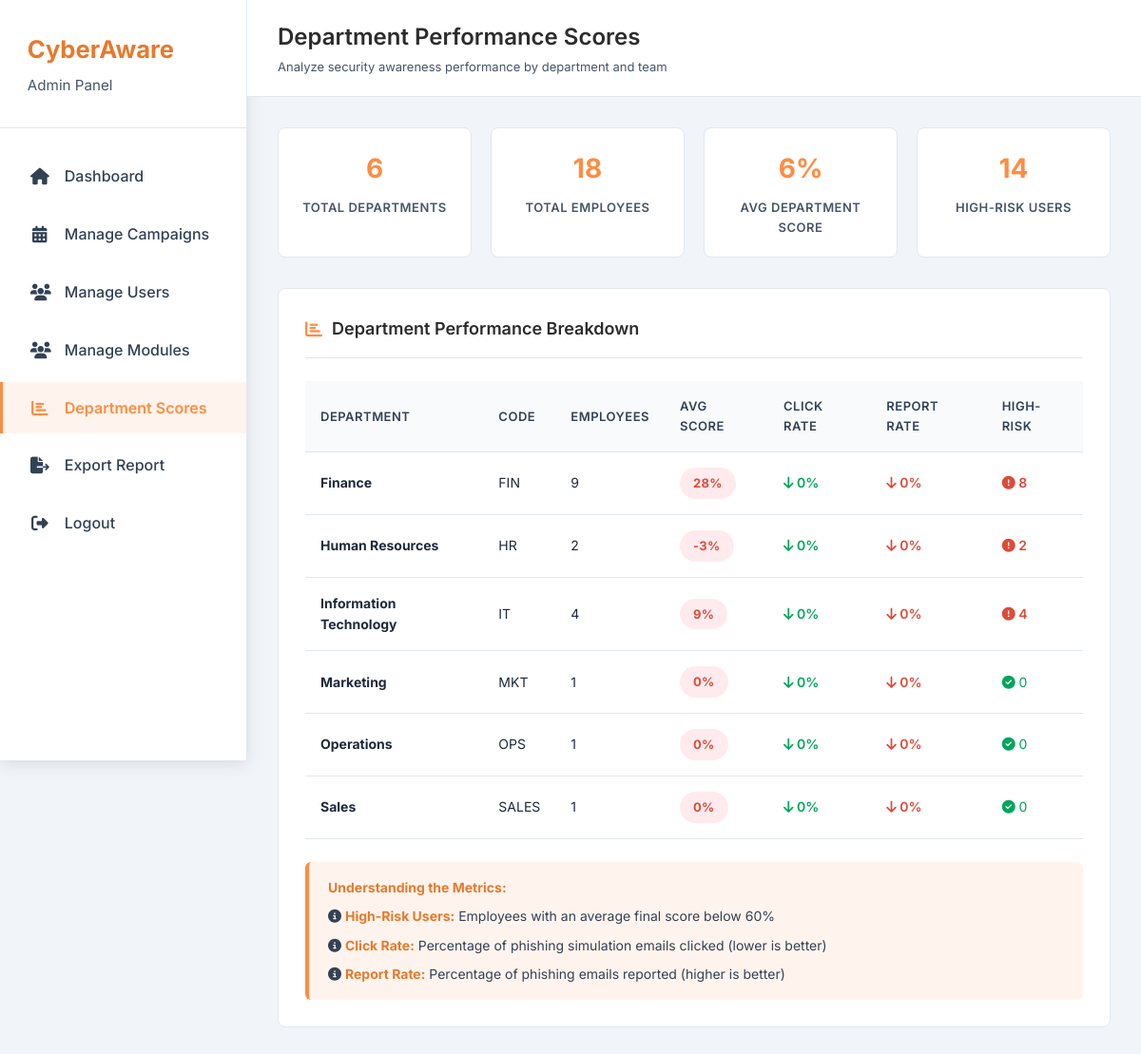
The page /admin/department-scores.php (signed in) on the database its author committed.
### tables this page shows
CREATE TABLE `departments` (
  `id` int(11) NOT NULL,
  `name` varchar(100) NOT NULL,
  `code` varchar(20) DEFAULT NULL,
  `manager_user_id` int(11) DEFAULT NULL,
  `parent_id` int(11) DEFAULT NULL,
  `created_at` datetime DEFAULT current_timestamp()
);

### admin/department-scores.php (the view, shortened to what this page needs)
<?php
$pdo = getDBConnection();
$stmt = $pdo->query("
    SELECT
        d.id,
        d.name,
        d.code,
        COUNT(u.id) as total_employees,
        AVG(ts.final_score) as avg_score,
        COUNT(ta.id) as total_actions,
        SUM(CASE WHEN ta.action_type = 'click' THEN 1 ELSE 0 END) as clicks,
        SUM(CASE WHEN ta.action_type = 'report' THEN 1 ELSE 0 END) as reports,
        SUM(CASE WHEN ts.final_score < 60 THEN 1 ELSE 0 END) as high_risk_count
    FROM departments d
    LEFT JOIN users u ON d.id = u.department_id AND u.role = 'trainee' AND u.is_active = 1
    LEFT JOIN training_sessions ts ON u.id = ts.user_id
    LEFT JOIN training_actions ta ON ts.id = ta.session_id AND ts.module_id = 1  -- phishing module
    GROUP BY d.id, d.name, d.code
    ORDER BY d.name
");
$departments = $stmt->fetchAll(PDO::FETCH_ASSOC);
?>
<!DOCTYPE html>
<html lang="en">
<head>
    <link rel="stylesheet" href="https://cdnjs.cloudflare.com/ajax/libs/font-awesome/6.4.0/css/all.min.css">
</head>
<body>
    <?php include 'admin-sidebar.php'; ?>
    <main class="main-content">
        <header class="header">
            <div>
                <h2 class="page-title">Department Performance Scores</h2>
                <p class="page-subtitle">Analyze security awareness performance by department and team</p>
            </div>
        </header>
        <div class="container">
            <?php
            $total_depts = count($departments);
            $total_employees = array_sum(array_column($departments, 'total_employees'));
            $avg_dept_score = $total_depts > 0 ? round(array_sum(array_column($departments, 'avg_score')) / $total_depts) : 0;
            $total_high_risk = array_sum(array_column($departments, 'high_risk_count'));
            ?>
            <div class="summary-grid">
                <div class="summary-card">
                    <div class="summary-value"><?= $total_depts ?></div>
                    <div class="summary-label">Total Departments</div>
                </div>
                <div class="summary-card">
                    <div class="summary-value"><?= number_format($total_employees) ?></div>
                    <div class="summary-label">Total Employees</div>
                </div>
                <div class="summary-card">
                    <div class="summary-value"><?= $avg_dept_score ?>%</div>
                    <div class="summary-label">Avg Department Score</div>
                </div>
                <div class="summary-card">
                    <div class="summary-value"><?= $total_high_risk ?></div>
                    <div class="summary-label">High-Risk Users</div>
                </div>
            </div>
            <div class="card">
                <div class="card-header">
                    <h3 class="card-title">
                        <i class="fas fa-chart-bar"></i>
                        Department Performance Breakdown
                    </h3>
                </div>
                <?php if (empty($departments)): ?>
                    <div class="empty-state">
                        <i class="fas fa-building"></i>
                        <p>No departments found</p>
                        <small>No training data available yet</small>
                    </div>
                <?php else: ?>
                <div class="table-wrapper">
                    <table>
                        <thead>
                            <tr>
                                <th>Department</th>
                                <th>Code</th>
                                <th>Employees</th>
                                <th>Avg Score</th>
                                <th>Click Rate</th>
                                <th>Report Rate</th>
                                <th>High-Risk</th>
                            </tr>
                        </thead>
                        <tbody>
                            <?php foreach ($departments as $dept):
                                $employees = $dept['total_employees'] ?? 0;
                                $avg_score = $dept['avg_score'] !== null ? round($dept['avg_score']) : 0;
                                $total_actions = $dept['total_actions'] ?? 0;
                                $click_rate = $total_actions > 0 ? round(($dept['clicks'] ?? 0) / $total_actions * 100, 1) : 0;
                                $report_rate = $total_actions > 0 ? round(($dept['reports'] ?? 0) / $total_actions * 100, 1) : 0;
                                $high_risk = $dept['high_risk_count'] ?? 0;
                                $score_class = $avg_score >= 80 ? 'high' : ($avg_score >= 60 ? 'medium' : 'low');
                                $click_class = $click_rate > 15 ? 'rate-bad' : 'rate-good';
                                $report_class = $report_rate > 20 ? 'rate-good' : 'rate-bad';
                            ?>
                            <tr>
                                <td><strong><?= htmlspecialchars($dept['name']) ?></strong></td>
                                <td><?= htmlspecialchars($dept['code'] ?? '-') ?></td>
                                <td><?= number_format($employees) ?></td>
                                <td>
                                    <span class="score-badge score-<?= $score_class ?>">
                                        <?= $avg_score ?>%
                                    </span>
                                </td>
                                <td class="<?= $click_class ?>">
                                    <i class="fas fa-<?= $click_rate > 15 ? 'arrow-up' : 'arrow-down' ?>"></i>
                                    <?= $click_rate ?>%
                                </td>
                                <td class="<?= $report_class ?>">
                                    <i class="fas fa-<?= $report_rate > 20 ? 'arrow-up' : 'arrow-down' ?>"></i>
                                    <?= $report_rate ?>%
                                </td>
                                <td>
                                    <?php if ($high_risk > 0): ?>
                                        <span style="color: var(--danger); font-weight: 600;">
                                            <i class="fas fa-exclamation-circle"></i> <?= $high_risk ?>
                                        </span>
                                    <?php else: ?>
                                        <span style="color: var(--success);">
                                            <i class="fas fa-check-circle"></i> 0
                                        </span>
                                    <?php endif; ?>
                                </td>
                            </tr>
                            <?php endforeach; ?>
                        </tbody>
                    </table>
                </div>
                <?php endif; ?>
                <div class="info-box">
                    <p><strong>Understanding the Metrics:</strong></p>
                    <p><i class="fas fa-info-circle"></i> <strong>High-Risk Users:</strong> Employees with an average final score below 60%</p>
                    <p><i class="fas fa-info-circle"></i> <strong>Click Rate:</strong> Percentage of phishing simulation emails clicked (lower is better)</p>
                    <p><i class="fas fa-info-circle"></i> <strong>Report Rate:</strong> Percentage of phishing emails reported (higher is better)</p>
                </div>
            </div>
        </div>
    </main>
</body>
</html>

### admin/department-scores.php (style rules this page uses)
:root { --primary: #FF8C42; --primary-dark: #E67A2E; --primary-light: #FFF4ED; --primary-lighter: #FFEAD9; --success: #00A65A; --warning: #F39C12; --danger: #DD4B39; --dark: #2C2C2C; --gray-50: #f8fafc; --gray-100: #f1f5f9; --gray-200: #e2e8f0; --gray-300: #D4D4D4; --gray-400: #B8B8B8; --gray-500: #9E9E9E; --gray-600: #475569; --gray-700: #334155; --gray-800: #1e293b; --white: #FFFFFF; --sidebar-width: 260px; --shadow-sm: 0 1px 2px 0 rgba(0, 0, 0, 0.05); --shadow-md: 0 4px 16px rgba(0,0,0,0.1); --shadow-lg: 0 10px 15px -3px rgba(0, 0, 0, 0.1); --radius: 12px; }
* { margin: 0; padding: 0; box-sizing: border-box; }
body { font-family: 'Inter', -apple-system, BlinkMacSystemFont, 'Segoe UI', sans-serif; background: var(--gray-100); color: var(--dark); line-height: 1.6; }
.main-content { margin-left: var(--sidebar-width); min-height: 100vh; }
.header { background: var(--white); border-bottom: 1px solid var(--gray-200); padding: 20px 32px; position: sticky; top: 0; z-index: 100; }
.page-title { font-size: 24px; font-weight: 600; color: var(--dark); }
.page-subtitle { font-size: 13px; color: var(--gray-600); margin-top: 2px; font-weight: 400; }
.container { padding: 32px; width: 100%; }
.card { background: var(--white); border: 1px solid var(--gray-200); border-radius: 8px; padding: 28px; margin-bottom: 32px; }
.card-header { margin-bottom: 24px; padding-bottom: 16px; border-bottom: 1px solid var(--gray-200); }
.card-title { font-size: 18px; font-weight: 600; color: var(--dark); display: flex; align-items: center; gap: 10px; }
.card-title i { color: var(--primary); }
.table-wrapper { overflow-x: auto; }
table { width: 100%; border-collapse: collapse; }
th, td { padding: 16px; text-align: left; border-bottom: 1px solid var(--gray-200); }
th { background: var(--gray-50); font-weight: 600; font-size: 13px; text-transform: uppercase; letter-spacing: 0.5px; color: var(--gray-700); }
td { font-size: 14px; color: var(--gray-800); }
.score-badge { padding: 6px 14px; border-radius: 20px; font-size: 13px; font-weight: 700; display: inline-block; letter-spacing: 0.3px; }
.score-low { background: #FFEBEE; color: var(--danger); }
.rate-good { color: var(--success); font-weight: 600; }
.rate-bad { color: var(--danger); font-weight: 600; }
.info-box { background: var(--primary-light); border-left: 4px solid var(--primary); padding: 16px 20px; border-radius: 6px; margin-top: 24px; }
.info-box p { font-size: 14px; color: var(--gray-700); margin-bottom: 8px; }
.info-box p:last-child { margin-bottom: 0; }
.info-box strong { color: var(--primary-dark); }
.summary-grid { display: grid; grid-template-columns: repeat(auto-fit, minmax(200px, 1fr)); gap: 20px; margin-bottom: 32px; }
.summary-card { background: var(--white); border: 1px solid var(--gray-200); border-radius: 8px; padding: 20px; text-align: center; }
.summary-value { font-size: 28px; font-weight: 700; color: var(--primary); margin-bottom: 8px; }
.summary-label { font-size: 13px; color: var(--gray-600); text-transform: uppercase; letter-spacing: 0.5px; font-weight: 600; }

### admin/admin-sidebar.php (style rules this page uses)
:root { --primary: #FF8C42; --primary-dark: #E67A2E; --primary-light: #FFF4ED; --gray-50: #f8fafc; --gray-100: #f1f5f9; --gray-200: #e2e8f0; --gray-600: #475569; --gray-700: #334155; --gray-800: #1e293b; --sidebar-width: 260px; --shadow-md: 0 4px 16px rgba(0,0,0,0.1); --radius: 12px; }

### rows shown on the page
departments: name "Finance", code "FIN", employees "9", avg_score "28", click_rate "0", report_rate "0", high_risk "8"
departments: name "Human Resources", code "HR", employees "2", avg_score "-3", click_rate "0", report_rate "0", high_risk "2"
departments: name "Information Technology", code "IT", employees "4", avg_score "9", click_rate "0", report_rate "0", high_risk "4"
departments: name "Marketing", code "MKT", employees "1", avg_score "0", click_rate "0", report_rate "0"
departments: name "Operations", code "OPS", employees "1", avg_score "0", click_rate "0", report_rate "0"
departments: name "Sales", code "SALES", employees "1", avg_score "0", click_rate "0", report_rate "0"

### other values the page prints
$total_depts "6"
$total_employees "18"
$avg_dept_score "6"
$total_high_risk "14"
